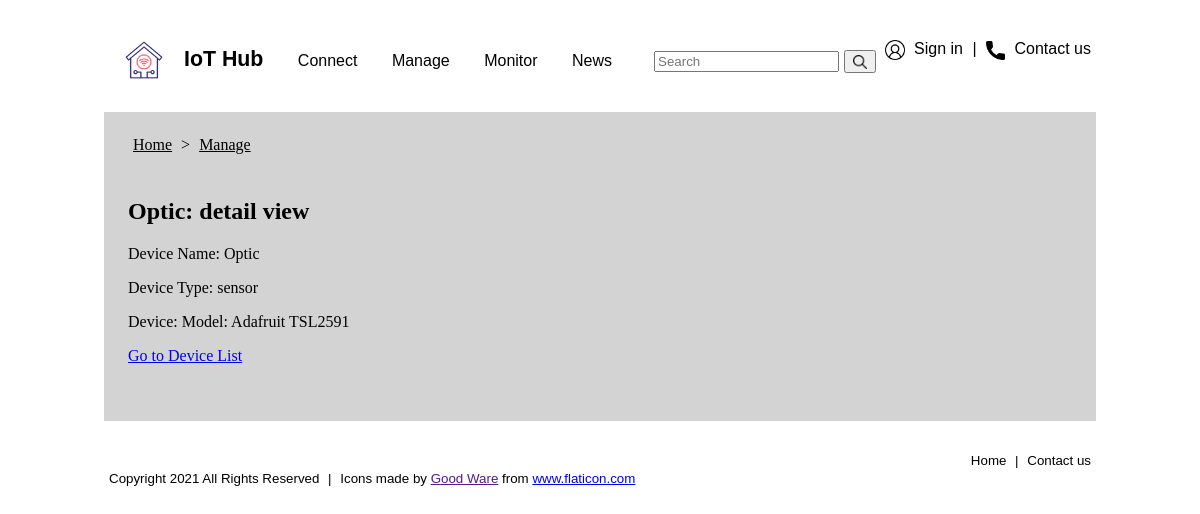
Screenshot of /CNIT581-048-project3/detail/3/ with the database file from the repository.
### hubapp/models.py (models this page shows, shortened)
class Devices(models.Model):
    device_name = models.CharField(max_length=20, default="")
    type_choices = (
        ('sensor', 'sensor'),
        ('actuator', 'actuator'),
    )
    device_type = models.CharField(max_length=10, choices=type_choices)
    device_model = models.CharField(max_length=30, default="")
    last_updated = models.DateField(auto_now=True)
    registered = models.DateField(auto_now_add=True)

### hubapp/views.py (the view)
# urls.py: path('detail/<int:id>/', views.detail, name='detail'),
def detail(request, id):
    device = Devices.objects.get(pk=id)
    return render(request, 'hubapp/detail.html', {'device': device})

### hubapp/templates/hubapp/detail.html
{% extends "hubapp/base.html" %}
{% block header %}
    <a href="{% url 'index' %}">Home</a> >
    <a href="{% url 'list' %}">Manage</a>
{% endblock header %}
{% block title %}
    <h2>
        {{device.device_name}}: detail view
    </h2>
{% endblock title %}
{% block content %}
    <div>
      <p>Device Name: {{device.device_name}}</p>
    </div>
     <div>
      <p>Device Type: {{device.device_type}}</p>
    </div>
    <div>
      <p>Device: Model: {{device.device_model}}</p>
    </div>
  <div><a href="{% url 'list' %}">Go to Device List</a></div>
{% endblock content %}

### hubapp/static/hubapp/style.css (style rules this page uses)
* { box-sizing: border-box; }
body { padding: 2vh 4vw 2vh 4vw; }
#title-container > a { margin: 5px; color: black; }

### rows the page displays
Devices: device_name "Optic", device_type "sensor", device_model "Adafruit TSL2591"
